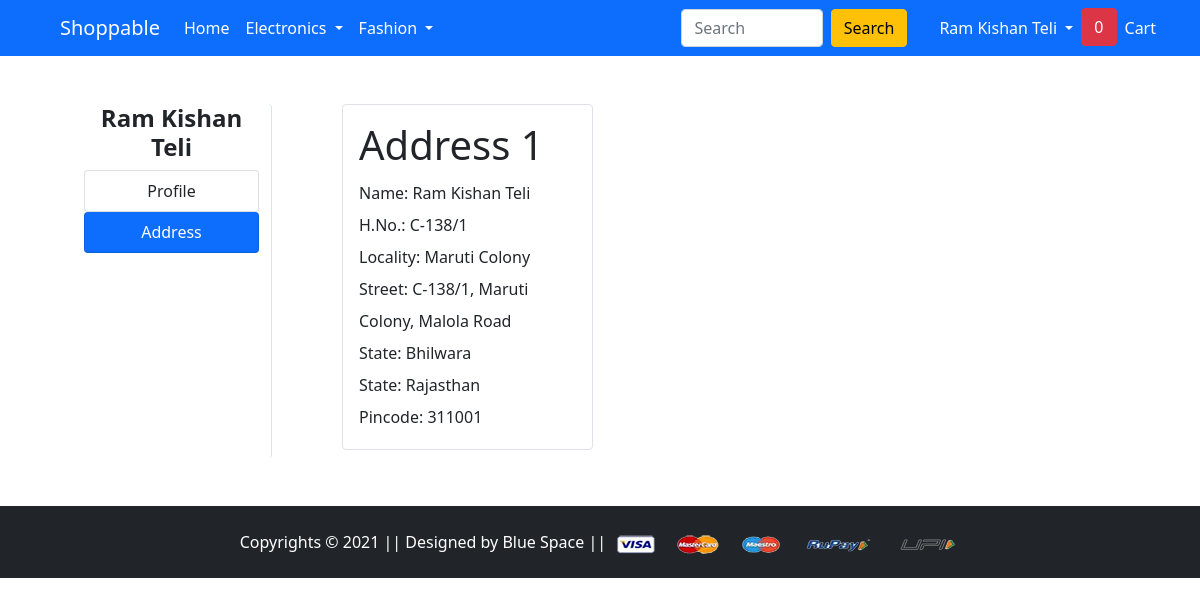
The app's page /address/ (signed in) with its own data.
### app/models.py (models this page shows, shortened)
class Address(models.Model):
    user = models.ForeignKey(User, on_delete=models.CASCADE)
    name = models.CharField(max_length=255)
    hno = models.CharField(max_length=255)
    locality = models.CharField(max_length=255, default="NA")
    street = models.CharField(max_length=255)
    city = models.CharField(max_length=255, blank=False)
    state = models.CharField(
        max_length=255, choices=STATE_CHOICES, blank=False)
    pincode = models.IntegerField(blank=False)

### app/views.py (the view)
# urls.py: path('address/', views.address, name='address'),
def address(request):
    if request.user.is_authenticated:
        addresses = Address.objects.filter(user=request.user)
        return render(request, 'app/address.html', {'addresses': addresses, 'cart_item_count': Cart.objects.filter(user=request.user).count()})
    else:
        return render(request, 'app/address.html')

### template/app/address.html (shortened to what this page needs)
{%extends 'app/base.html' %}
{%load static%}
{%block main%}
<div class="row p-5">
    <div id="list-example" class="list-group col-2 ms-5 border-end">
        <h4 class="text-dark fw-bold" style="text-align: center;">{{request.user.first_name}} {{request.user.last_name}}</h4>
        <a class="list-group-item list-group-item-action rounded text-body" style="text-align: center;" href="{%url 'profile'%}">Profile</a>
        <a class="list-group-item list-group-item-action bg-primary rounded text-white" style="text-align: center;" href="{%url 'address'%}">Address</a>
    </div>
    <div data-bs-spy="scroll" data-bs-target="#list-example" data-bs-offset="0" class="scrollspy-example col-8 m-auto" tabindex="0">
       <div class="row">
           {% if addresses %}
           {% for address in addresses %}
           <div class="col-4 border rounded p-3 me-3 mb-2" style="line-height: 4vh;">
                <h1>Address {{forloop.counter}}</h1>
                <span>Name: {{address.name}}</span><br>
                <span>H.No.: {{address.hno}}</span><br>
                <span>Locality: {{address.locality}}</span><br>
                <span>Street: {{address.street}}</span><br>
                <span>State: {{address.city}}</span><br>
                <span>State: {{address.state}}</span><br>
                <span>Pincode: {{address.pincode}}</span>
           </div>
           {% endfor %}
           {% endif %}
       </div>
    </div>
</div>
{%endblock main%}

### template/app/base.html (shortened to what this page needs)
<!DOCTYPE html>
{%load static%}
<html lang="en">
<head>
  {%block bootstrapcss %}
  <link href="https://cdn.jsdelivr.net/npm/bootstrap@5.1.1/dist/css/bootstrap.min.css" rel="stylesheet"
>
  {%endblock bootstrapcss %}
  {%block bootstrapicon%}
  <link rel="stylesheet" href="https://cdn.jsdelivr.net/npm/bootstrap-icons@1.3.0/font/bootstrap-icons.css">
  {%endblock bootstrapicon%}
  {%block owlcarousel%}
  <link rel="stylesheet" href="{% static 'app/css/owl.carousel.min.css' %}">
  <link rel="stylesheet" href="{% static 'app/css/owl.theme.default.min.css' %}">
  {%endblock owlcarousel%}
  {%block mycss%}
  <link rel="stylesheet" href="{% static 'app/css/style.css' %}">
  {%endblock mycss%}
</head>
<body>
  {%block header%}
  <nav class="navbar navbar-expand-lg navbar-light" style="background-color: rgb(13,110,253);">
    <div class="container-fluid">
      <a class="navbar-brand text-white ms-5" href="{% url 'home' %}">Shoppable</a>
      <div class="collapse navbar-collapse" id="navbarSupportedContent">
        <ul class="navbar-nav me-auto mb-2 mb-lg-0">
          <li class="nav-item">
            <a class="nav-link active text-white" aria-current="page" href="{% url 'home' %}">Home</a>
          </li>
          <li class="nav-item dropdown">
            <a class="nav-link dropdown-toggle text-white" href="#" id="navbarDropdown" role="button"
              data-bs-toggle="dropdown" aria-expanded="false">
              Electronics
            </a>
          </li>
          <li class="nav-item dropdown">
            <a class="nav-link dropdown-toggle text-white" href="#" id="navbarDropdown" role="button"
              data-bs-toggle="dropdown" aria-expanded="false">
              Fashion
            </a>
          </li>
        </ul>
        <form class="d-flex" style="margin-left: 20vw;">
          <input class="form-control me-2" type="search" placeholder="Search" aria-label="Search">
          <button class="btn btn-warning" type="submit">Search</button>
        </form>
        <ul class="navbar-nav me-auto mb-2 mb-lg-0 px-4 ">
          {% if request.user.is_authenticated %}
          <li class="nav-item dropdown">
            <a class="nav-link dropdown-toggle text-white" href="#" id="navbarDropdown" role="button"
              data-bs-toggle="dropdown" aria-expanded="false">
              {{request.user.first_name}} {{request.user.last_name}}
            </a>
          </li>
          <li class="nav-item">
            <button class="btn btn-danger">{% if cart_item_count %}{{cart_item_count}}{%else%}0{%endif%}</button>
          </li>
          <li class="nav-item">
            <a class="nav-link active text-white" aria-current="page" href="{% url 'cart' %}">Cart</a>
          </li>
          {% endif %}
        </ul>
      </div>
    </div>
  </nav>
  {%endblock header%}
  {%block main%}
  {%endblock main%}
  {%block footer%}
  <div class="container-fluid bg-dark align-middle text-white p-4" style="text-align: center;">
    Copyrights &copy; 2021 || Designed by Blue Space || <img src="{% static 'app/images/payment.png' %}" alt="">
  </div>
  {%endblock footer%}
</body>
</html>

### records on screen
Address: name "Ram Kishan Teli", hno "C-138/1", locality "Maruti Colony", street "C-138/1, Maruti Colony, Malola Road", city "Bhilwara", state "Rajasthan", pincode "311001"

### other values on screen
{{ request.user.first_name }} "Ram Kishan"
{{ request.user.last_name }} "Teli"
